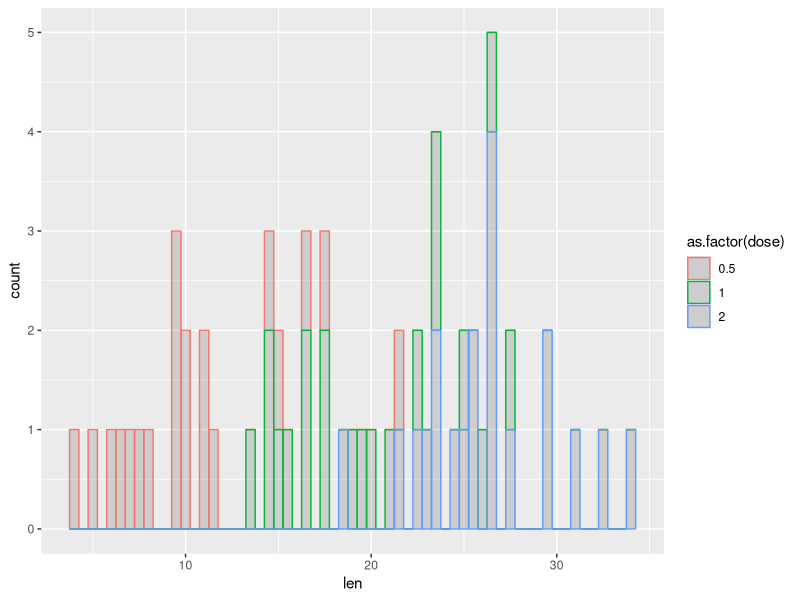
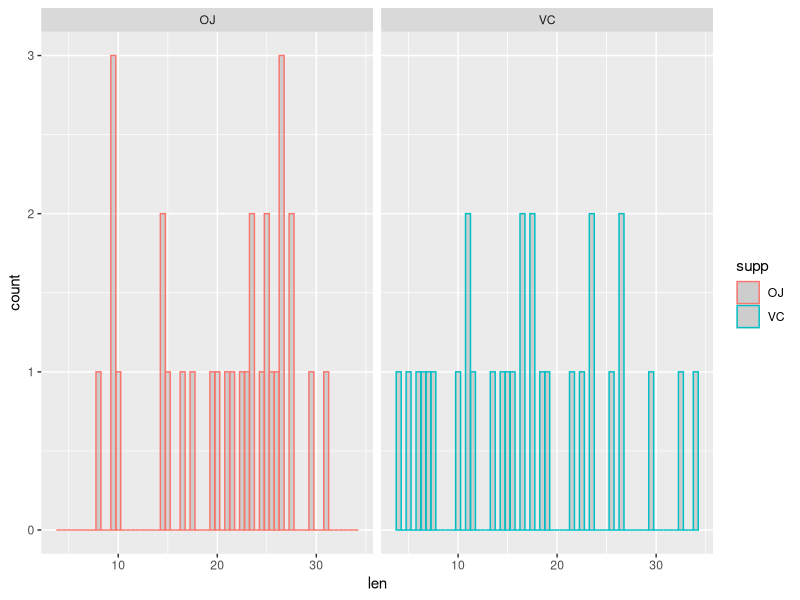

R code for these plots, in order: (Note: this script raises an error after producing the figures.)
## ---- chunk 1
library(datasets)
library(ggplot2)
data(ToothGrowth)

g <- ggplot(ToothGrowth, aes(x = len, colour = as.factor(dose)))+geom_histogram(alpha = .20, binwidth=.5)
g# + facet_grid(. ~ dose)

## ---- chunk 2
f <- ggplot(ToothGrowth, aes(x = len, colour = supp))+geom_histogram(alpha = .20, binwidth=.5)
f + facet_grid(. ~ supp)

## ---- chunk 3
len_5 <- ToothGrowth$len[ToothGrowth$dose == 0.5]
len_2 <- ToothGrowth$len[ToothGrowth$dose == 2]
delta <- 5
n = length(len_5)
sd = sd(len_2-len_5)

power.t.test(n,delta,sd,type = "paired", alt = "one.sided")$power

t.test(ToothGrowth$supp, ToothGrowth$len, paired = FALSE)$conf
